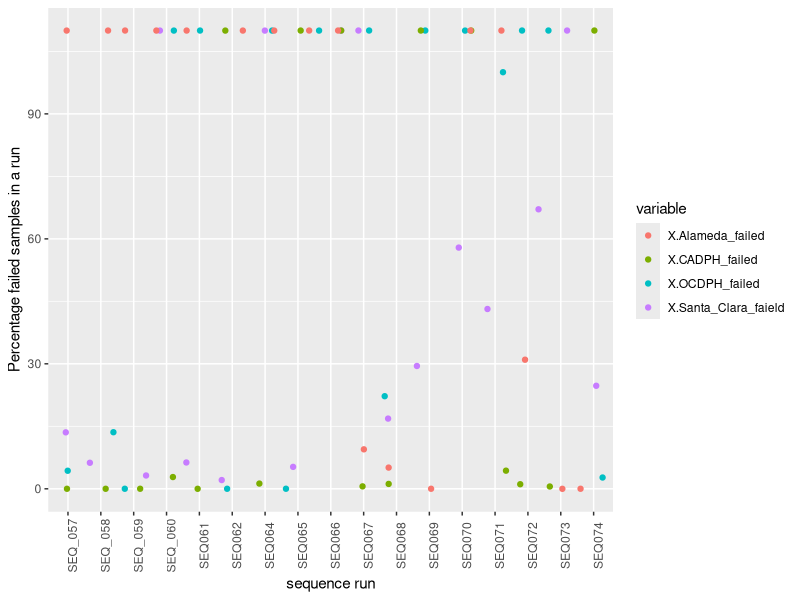

Reproduce this figure in R.
## ---- chunk 1
percentage_failed <- read.csv("Santa_Clara_Percentage_Failed.csv")
View(percentage_failed)

library(reshape2)
library(tidyverse)
library(tidyr)
## ---- chunk 2
percentage_failed_gather <- gather(percentage_failed, key=variable, value=value, X.Santa_Clara_faield,X.OCDPH_failed,X.CADPH_failed, X.Alameda_failed)
View(percentage_failed_gather)
percentage_failed_gather[is.na(percentage_failed_gather)] = 110
percentage_failed_gather %>%  
  ggplot(aes(x= Sequence, y = value, color = variable)) +
  geom_jitter()+
  ylab("Percentage failed samples in a run") +
  xlab("sequence run")+
  theme(axis.text.x = element_text(angle = 90))
